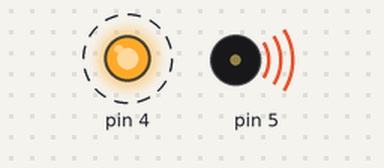
Bench run of a sketch on a simulated Arduino Uno, built with avr-gcc and run on an emulated ATmega328P. Shown: output pins drawn as LEDs (lit = HIGH), buzzer (waves = sounding). Dashed ring = blinking.

Above: at 0.1 s.
Timing chart, 0 to 3.0 s (numbered marks = the images above):
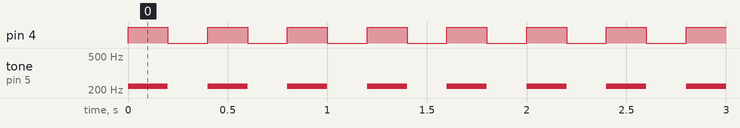

The sketch:

004-buzzer.ino
```cpp
void setup() {
  pinMode(4, OUTPUT);
  pinMode(5, OUTPUT);
}

void loop() {
  digitalWrite(4, HIGH);
  tone(5, 220, 200);
  delay(200);
  digitalWrite(4, LOW);
  delay(200);


}
```

Measured:
- by itself, pin 4: alternates HIGH for 0.20 s and LOW for 0.20 s
- by itself, tone on pin 5: alternates 220 Hz for 0.20 s and silent for 0.20 s
